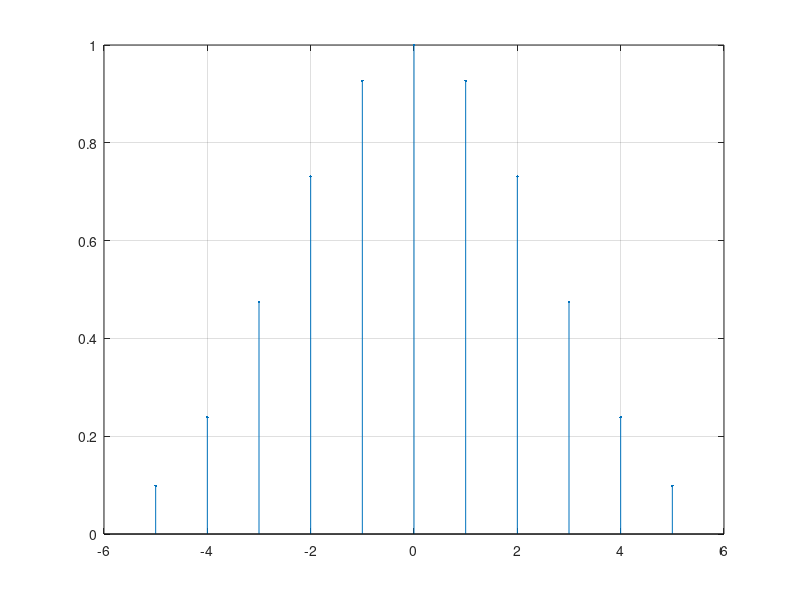

The MATLAB source for this figure:
% Quantidade de amostras da janela
N = 11;

% N é par?
%if mod(N,2) == 0
%    N = N + 1;
%end

M = N-1;
% Mantendo a janela com o 0 centralizado
n = -M/2:1:M/2;

% Equação da Janela de Hamming
win = (0.54 + 0.46*cos((2*pi*n)/N))';

% Plot da janela de Hamming
stem(n, win, '.');
grid;